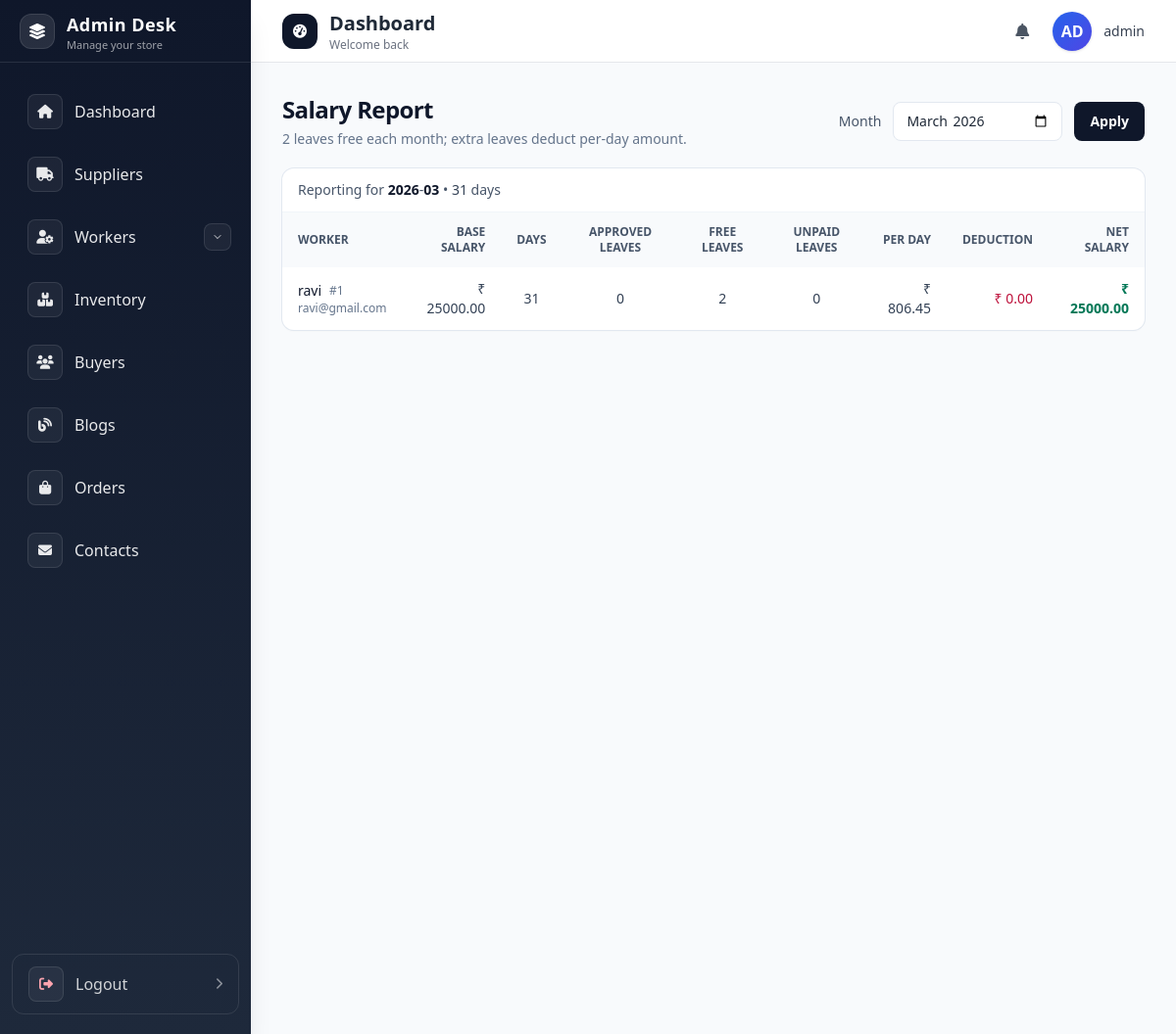
Page /admin_panel/auth_work_salary/ (signed in) on the committed database.
### admin_panel/models.py (models this page shows)
class Workers(models.Model):
    name = models.CharField(max_length=100)
    email = models.EmailField(unique=True)
    GENDER_CHOICES = [('Male', 'Male'), ('Female', 'Female'), ('Other', 'Other')]
    STATUS_CHOICES = [('Active', 'Active'), ('Inactive', 'Inactive')]
    profile_picture = models.ImageField(upload_to='worker/profile/', blank=True, null=True)
    document = models.FileField(upload_to='worker/documents/', blank=True, null=True)
    password = models.CharField(max_length=10)
    first_name = models.CharField(max_length=20)
    last_name = models.CharField(max_length=20)
    state = models.CharField(max_length=100, blank=True)
    city = models.CharField(max_length=100, blank=True)
    address = models.CharField(max_length=255, blank=True)
    mbno = models.IntegerField()
    salary = models.DecimalField(max_digits=10, decimal_places=2, default=0)
    gender = models.CharField(max_length=10, choices=GENDER_CHOICES)
    status = models.CharField(max_length=10, choices=STATUS_CHOICES)

### admin_panel/views.py (the view)
# urls.py: path('auth_work_salary/', auth_work_salary, name='auth_work_salary'),
@never_cache
@login_required(login_url='auth_login')
def auth_work_salary(request):
    month_str = request.GET.get('month')
    today = date.today()
    if month_str:
        try:
            year, month = map(int, month_str.split('-'))
        except ValueError:
            year, month = today.year, today.month
    else:
        year, month = today.year, today.month
    days_in_month = calendar.monthrange(year, month)[1]
    month_start = date(year, month, 1)
    month_end = date(year, month, days_in_month)
    workers = Workers.objects.all().order_by('name')
    data = []
    for w in workers:
        qs = Leave.objects.filter(worker=w, status='Approved', start_date__lte=month_end, end_date__gte=month_start)
        total_leave_days = 0
        for lv in qs:
            s = lv.start_date if lv.start_date > month_start else month_start
            e = lv.end_date if lv.end_date < month_end else month_end
            if e >= s:
                total_leave_days += (e - s).days + 1
        unpaid_leaves = max(0, total_leave_days - 2)
        per_day = Decimal(w.salary) / Decimal(days_in_month) if days_in_month else Decimal('0')
        deduction = per_day * Decimal(unpaid_leaves)
        net_salary = Decimal(w.salary) - deduction
        data.append({
            'worker': w,
            'base_salary': w.salary,
            'days_in_month': days_in_month,
            'approved_leaves': total_leave_days,
            'free_leaves': 2,
            'unpaid_leaves': unpaid_leaves,
            'per_day': per_day,
            'deduction': deduction,
            'net_salary': net_salary,
        })
    return render(request, 'auth_work_salary.html', {
        'month': f"{year:04d}-{month:02d}",
        'year': year,
        'month_num': month,
        'days_in_month': days_in_month,
        'rows': data,
    })

### buyers/context_processors.py (called while the page is built)
def current_buyer(request) -> Dict[str, Optional[Buyer]]:
    buyer_id = request.session.get("buyer_id")
    buyer = None
    if buyer_id:
        try:
            buyer = Buyer.objects.get(id=buyer_id)
        except Buyer.DoesNotExist:
            buyer = None
    return {"current_buyer": buyer}

### admin_panel/templates/auth_work_salary.html
{% extends "base.html" %}
{% block admin_dash %}
<main class="p-4 sm:p-6 lg:p-8 bg-slate-50 min-h-screen">
  <div class="flex flex-col sm:flex-row sm:items-center sm:justify-between gap-3 mb-5">
    <div>
      <h1 class="text-2xl font-semibold text-slate-900 tracking-tight">Salary Report</h1>
      <p class="mt-1 text-sm text-slate-500">2 leaves free each month; extra leaves deduct per-day amount.</p>
    </div>
    <form method="get" class="flex items-center gap-3">
      <label class="text-sm text-slate-600">Month</label>
      <input type="month" name="month" value="{{ month }}" class="rounded-lg border border-slate-200 bg-white px-3 py-2 text-sm focus:border-slate-400 focus:outline-none focus:ring-2 focus:ring-slate-500/40">
      <button class="px-4 py-2.5 rounded-lg bg-slate-900 text-white text-sm font-semibold hover:bg-slate-800">Apply</button>
    </form>
  </div>
  <div class="bg-white rounded-xl shadow-sm ring-1 ring-slate-200 overflow-hidden">
    <div class="px-4 py-3 border-b border-slate-100 flex items-center justify-between">
      <p class="text-sm text-slate-600">Reporting for <span class="font-semibold text-slate-900">{{ year }}</span>-<span class="font-semibold text-slate-900">{{ month_num|stringformat:'02d' }}</span> • <span class="text-slate-700">{{ days_in_month }}</span> days</p>
    </div>
    <div class="overflow-x-auto">
      <table class="min-w-full text-left text-sm text-slate-700">
        <thead class="bg-slate-50 text-slate-600 text-xs uppercase">
          <tr>
            <th class="px-4 py-3">Worker</th>
            <th class="px-4 py-3 text-right">Base Salary</th>
            <th class="px-4 py-3 text-center">Days</th>
            <th class="px-4 py-3 text-center">Approved Leaves</th>
            <th class="px-4 py-3 text-center">Free Leaves</th>
            <th class="px-4 py-3 text-center">Unpaid Leaves</th>
            <th class="px-4 py-3 text-right">Per Day</th>
            <th class="px-4 py-3 text-right">Deduction</th>
            <th class="px-4 py-3 text-right">Net Salary</th>
          </tr>
        </thead>
        <tbody class="divide-y divide-slate-100">
          {% for row in rows %}
          <tr class="hover:bg-slate-50">
            <td class="px-4 py-3">
              <div class="flex items-center gap-2">
                <span class="font-medium text-slate-900">{{ row.worker.name }}</span>
                <span class="text-xs text-slate-500">#{{ row.worker.id }}</span>
              </div>
              <div class="text-xs text-slate-500">{{ row.worker.email }}</div>
            </td>
            <td class="px-4 py-3 text-right">₹ {{ row.base_salary|floatformat:2 }}</td>
            <td class="px-4 py-3 text-center">{{ row.days_in_month }}</td>
            <td class="px-4 py-3 text-center">{{ row.approved_leaves }}</td>
            <td class="px-4 py-3 text-center">{{ row.free_leaves }}</td>
            <td class="px-4 py-3 text-center">{{ row.unpaid_leaves }}</td>
            <td class="px-4 py-3 text-right">₹ {{ row.per_day|floatformat:2 }}</td>
            <td class="px-4 py-3 text-right text-rose-700">₹ {{ row.deduction|floatformat:2 }}</td>
            <td class="px-4 py-3 text-right font-semibold text-emerald-700">₹ {{ row.net_salary|floatformat:2 }}</td>
          </tr>
          {% empty %}
          <tr>
            <td colspan="9" class="px-4 py-6 text-center text-slate-500">No workers found.</td>
          </tr>
          {% endfor %}
        </tbody>
      </table>
    </div>
  </div>
</main>
{% endblock admin_dash %}

### admin_panel/templates/base.html (shortened to what this page needs)
{% load static %}
<!DOCTYPE html>
<html lang="en">
<head>
    <script src="https://cdn.tailwindcss.com"></script>
    <link rel="stylesheet" href="https://cdnjs.cloudflare.com/ajax/libs/font-awesome/6.4.0/css/all.min.css">
</head>
<body class="bg-gray-50 text-gray-800">
    <aside id="sidebar" class="fixed top-0 left-0 z-40 h-screen w-64 bg-gradient-to-b from-slate-900 to-slate-800 shadow-xl transition-transform duration-300 ease-in-out -translate-x-full lg:translate-x-0">
        <div class="flex h-16 items-center justify-between px-5 border-b border-white/10">
            <a href="{% url 'auth_dashboard' %}" class="flex items-center gap-3">
                <div class="h-9 w-9 rounded-xl bg-white/10 border border-white/10 flex items-center justify-center">
                    <i class="fa-solid fa-layer-group text-white"></i>
                </div>
                <div class="leading-tight">
                    <h1 class="text-lg font-bold text-white tracking-wide">Admin Desk</h1>
                    <p class="text-[11px] text-white/60">Manage your store</p>
                </div>
            </a>
        </div>
        <nav class="mt-5 px-3 space-y-1 overflow-y-auto h-[calc(100vh-8rem)] pb-6">
    <a href="{% url 'auth_dashboard' %}"
       class="nav-link group flex items-center gap-3 px-4 py-3 rounded-xl text-white/90 hover:text-white hover:bg-white/10 transition">
        <span class="h-9 w-9 rounded-lg bg-white/5 border border-white/10 flex items-center justify-center group-hover:bg-white/10 transition">
            <i class="fas fa-home text-sm"></i>
        </span>
        <span class="font-medium">Dashboard</span>
    </a>
    <a href="{% url 'auth_suppliers' %}"
       class="nav-link group flex items-center gap-3 px-4 py-3 rounded-xl text-white/90 hover:text-white hover:bg-white/10 transition">
        <span class="h-9 w-9 rounded-lg bg-white/5 border border-white/10 flex items-center justify-center group-hover:bg-white/10 transition">
            <i class="fa-solid fa-truck text-sm"></i>
        </span>
        <span class="font-medium">Suppliers</span>
    </a>
    <div class="relative">
        <a href="{% url 'auth_workers' %}"
           class="nav-link flex items-center gap-3 px-4 py-3 rounded-xl text-white/90 hover:text-white hover:bg-white/10 transition">
            <span class="h-9 w-9 rounded-lg bg-white/5 border border-white/10 flex items-center justify-center group-hover:bg-white/10 transition">
                <i class="fa-solid fa-user-gear text-sm"></i>
            </span>
            <span class="font-medium">Workers</span>
        </a>
        <button id="workersNavDropdownToggle" class="absolute inset-y-0 right-2 my-auto h-7 w-7 rounded-lg bg-white/5 border border-white/10 text-white/80 hover:text-white">
            <svg id="workersNavChevronBtn" class="h-3 w-3 transition-transform duration-200 mx-auto" viewBox="0 0 24 24" fill="none" xmlns="http://www.w3.org/2000/svg">
                <path d="M6 9l6 6 6-6" stroke="currentColor" stroke-width="2" stroke-linecap="round" stroke-linejoin="round"/>
            </svg>
        </button>
    </div>
    <a href="{% url 'auth_inventory' %}"
       class="nav-link group flex items-center gap-3 px-4 py-3 rounded-xl text-white/90 hover:text-white hover:bg-white/10 transition">
        <span class="h-9 w-9 rounded-lg bg-white/5 border border-white/10 flex items-center justify-center group-hover:bg-white/10 transition">
            <i class="fa-solid fa-boxes-stacked text-sm"></i>
        </span>
        <span class="font-medium">Inventory</span>
    </a>
    <a href="{% url 'auth_buyers' %}"
       class="nav-link group flex items-center gap-3 px-4 py-3 rounded-xl text-white/90 hover:text-white hover:bg-white/10 transition">
        <span class="h-9 w-9 rounded-lg bg-white/5 border border-white/10 flex items-center justify-center group-hover:bg-white/10 transition">
            <i class="fa-solid fa-users text-sm"></i>
        </span>
        <span class="font-medium">Buyers</span>
    </a>
    <a href="{% url 'auth_blogs' %}"
       class="nav-link group flex items-center gap-3 px-4 py-3 rounded-xl text-white/90 hover:text-white hover:bg-white/10 transition">
        <span class="h-9 w-9 rounded-lg bg-white/5 border border-white/10 flex items-center justify-center group-hover:bg-white/10 transition">
            <i class="fa-solid fa-blog text-sm"></i>
        </span>
        <span class="font-medium">Blogs</span>
    </a>
    <a href="{% url 'auth_order' %}"
       class="nav-link group flex items-center gap-3 px-4 py-3 rounded-xl text-white/90 hover:text-white hover:bg-white/10 transition">
        <span class="h-9 w-9 rounded-lg bg-white/5 border border-white/10 flex items-center justify-center group-hover:bg-white/10 transition">
            <i class="fa-solid fa-bag-shopping text-sm"></i>
        </span>
        <span class="font-medium">Orders</span>
    </a>
    <a href="{% url 'auth_contacts' %}"
       class="nav-link group flex items-center gap-3 px-4 py-3 rounded-xl text-white/90 hover:text-white hover:bg-white/10 transition">
        <span class="h-9 w-9 rounded-lg bg-white/5 border border-white/10 flex items-center justify-center group-hover:bg-white/10 transition">
            <i class="fa-solid fa-envelope text-sm"></i>
        </span>
        <span class="font-medium">Contacts</span>
    </a>
</nav>
        <div class="absolute bottom-5 left-0 right-0 px-3">
            <a href="{% url 'auth_logout' %}"
               class="group flex items-center justify-between gap-3 px-4 py-3 text-white/80 hover:text-white hover:bg-white/10 rounded-xl w-full transition-colors border border-white/10">
                <span class="flex items-center gap-3">
                    <span class="h-9 w-9 rounded-lg bg-white/5 border border-white/10 flex items-center justify-center">
                        <i class="fas fa-right-from-bracket text-sm text-rose-300"></i>
                    </span>
                    <span class="font-medium">Logout</span>
                </span>
                <i class="fa-solid fa-chevron-right text-xs text-white/50 group-hover:text-white/80 transition"></i>
            </a>
        </div>
    </aside>
    <div class="lg:ml-64">
        <header class="sticky top-0 z-20 bg-white/90 backdrop-blur border-b border-gray-200 h-16">
            <div class="flex items-center justify-between h-full px-4 sm:px-6 lg:px-8">
                <div class="flex items-center gap-4">
                    <div class="flex items-center gap-3">
                        <span class="hidden sm:inline-flex h-9 w-9 rounded-xl bg-slate-900 text-white items-center justify-center">
                            <i id="pageIcon" class="fa-solid fa-gauge-high text-sm"></i>
                        </span>
                        <div>
                            <h2 id="pageTitle" class="text-lg sm:text-xl font-semibold text-gray-800 leading-tight">Dashboard</h2>
                            <p class="hidden sm:block text-xs text-gray-500 leading-tight">Welcome back</p>
                        </div>
                    </div>
                </div>
                <div class="flex items-center gap-3 sm:gap-4">
                    <button class="relative p-2 text-gray-600 hover:text-gray-900 hover:bg-gray-100 rounded-full transition-colors focus:outline-none focus:ring-2 focus:ring-slate-200">
                        <i class="fas fa-bell"></i>
                    </button>
                    <div class="flex items-center gap-2 sm:gap-3">
                        <div class="w-8 h-8 sm:w-10 sm:h-10 bg-gradient-to-br from-blue-600 to-indigo-600 rounded-full flex items-center justify-center text-white font-semibold text-sm sm:text-base shadow">
                            {% if request.user.is_authenticated %}
                                {% if request.user.first_name or request.user.last_name %}
                                    {{ request.user.first_name|default:''|slice:":1" }}{{ request.user.last_name|default:''|slice:":1" }}
                                {% else %}
                                    {{ request.user.username|slice:":2"|upper }}
                                {% endif %}
                            {% else %}
                                GU
                            {% endif %}
                        </div>
                        <span class="hidden sm:block text-sm font-medium text-gray-700">
                            {% if request.user.is_authenticated %}
                                {% if request.user.get_full_name %}
                                    {{ request.user.get_full_name }}
                                {% else %}
                                    {{ request.user.username }}
                                {% endif %}
                            {% else %}
                                Guest
                            {% endif %}
                        </span>
                    </div>
                </div>
            </div>
        </header>
        {% block admin_dash %}
        {% endblock admin_dash %}
    </div>
</body>
</html>

### admin_panel/templates/base.html (style rules this page uses)
html, body { max-width: 100%; overflow-x: hidden; }
main { max-width: 100vw; overflow-x: hidden; }
.lg\:ml-64 { max-width: 100vw; }

### rows in the picture
Workers: worker.name "ravi", worker.id "1", worker.email "ravi@gmail.com", base_salary "25000.00", days_in_month "31", approved_leaves "0", free_leaves "2", unpaid_leaves "0", per_day "806.45", deduction "0.00", net_salary "25000.00"

### other values in the picture
{{ request.user.username|slice:":2"|upper }} "AD"
{{ request.user.username }} "admin"
{{ year }} "2026"
{{ month_num|stringformat:'02d' }} "03"
{{ days_in_month }} "31"
